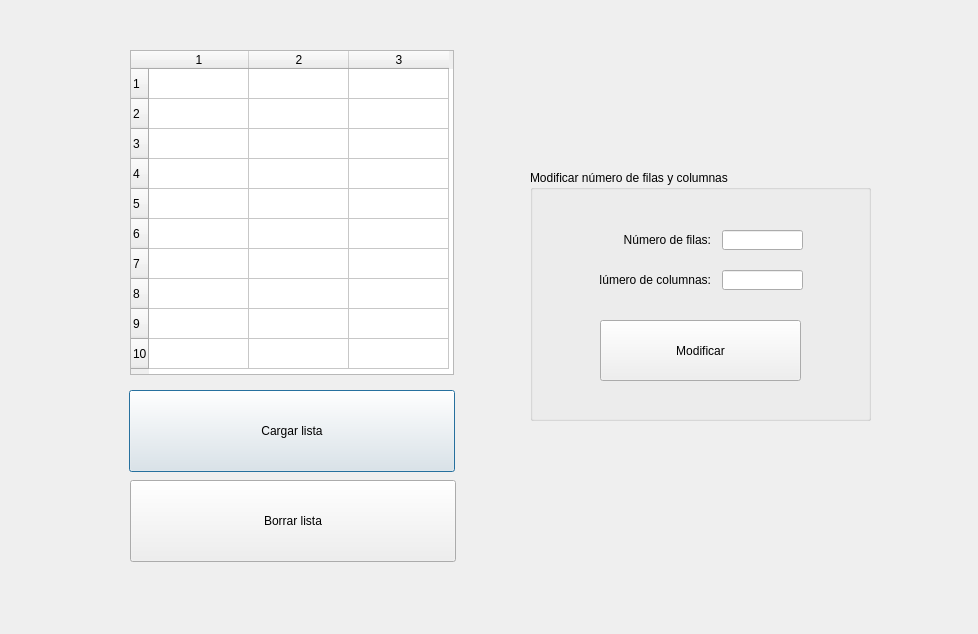
<?xml version="1.0" encoding="UTF-8"?>
<ui version="4.0">
 <class>Dialog</class>
 <widget class="QDialog" name="Dialog">
  <property name="geometry">
   <rect>
    <x>0</x>
    <y>0</y>
    <width>978</width>
    <height>634</height>
   </rect>
  </property>
  <property name="windowTitle">
   <string>Dialog</string>
  </property>
  <widget class="QTableWidget" name="tabla">
   <property name="geometry">
    <rect>
     <x>130</x>
     <y>50</y>
     <width>324</width>
     <height>325</height>
    </rect>
   </property>
   <property name="rowCount">
    <number>10</number>
   </property>
   <property name="columnCount">
    <number>3</number>
   </property>
   <attribute name="horizontalHeaderVisible">
    <bool>true</bool>
   </attribute>
   <row/>
   <row/>
   <row/>
   <row/>
   <row/>
   <row/>
   <row/>
   <row/>
   <row/>
   <row/>
   <column/>
   <column/>
   <column/>
   <item row="0" column="0">
    <property name="text">
     <string/>
    </property>
   </item>
   <item row="0" column="1">
    <property name="text">
     <string/>
    </property>
   </item>
  </widget>
  <widget class="QPushButton" name="boton_cargar">
   <property name="geometry">
    <rect>
     <x>129</x>
     <y>390</y>
     <width>326</width>
     <height>82</height>
    </rect>
   </property>
   <property name="text">
    <string>Cargar lista</string>
   </property>
  </widget>
  <widget class="QPushButton" name="boton_borrar">
   <property name="geometry">
    <rect>
     <x>130</x>
     <y>480</y>
     <width>326</width>
     <height>82</height>
    </rect>
   </property>
   <property name="text">
    <string>Borrar lista</string>
   </property>
  </widget>
  <widget class="QGroupBox" name="groupBox">
   <property name="geometry">
    <rect>
     <x>530</x>
     <y>170</y>
     <width>341</width>
     <height>251</height>
    </rect>
   </property>
   <property name="title">
    <string>Modificar número de filas y columnas</string>
   </property>
   <widget class="QLineEdit" name="filas">
    <property name="geometry">
     <rect>
      <x>192</x>
      <y>60</y>
      <width>81</width>
      <height>20</height>
     </rect>
    </property>
   </widget>
   <widget class="QLineEdit" name="columnas">
    <property name="geometry">
     <rect>
      <x>192</x>
      <y>100</y>
      <width>81</width>
      <height>20</height>
     </rect>
    </property>
   </widget>
   <widget class="QPushButton" name="boton_modificar">
    <property name="geometry">
     <rect>
      <x>70</x>
      <y>150</y>
      <width>201</width>
      <height>61</height>
     </rect>
    </property>
    <property name="text">
     <string>Modificar</string>
    </property>
   </widget>
   <widget class="QLabel" name="label">
    <property name="geometry">
     <rect>
      <x>70</x>
      <y>60</y>
      <width>111</width>
      <height>20</height>
     </rect>
    </property>
    <property name="text">
     <string>Número de filas:</string>
    </property>
    <property name="alignment">
     <set>Qt::AlignRight|Qt::AlignTrailing|Qt::AlignVCenter</set>
    </property>
   </widget>
   <widget class="QLabel" name="label_2">
    <property name="geometry">
     <rect>
      <x>70</x>
      <y>100</y>
      <width>111</width>
      <height>20</height>
     </rect>
    </property>
    <property name="text">
     <string>Número de columnas:</string>
    </property>
    <property name="alignment">
     <set>Qt::AlignRight|Qt::AlignTrailing|Qt::AlignVCenter</set>
    </property>
   </widget>
  </widget>
 </widget>
 <resources/>
 <connections/>
</ui>
